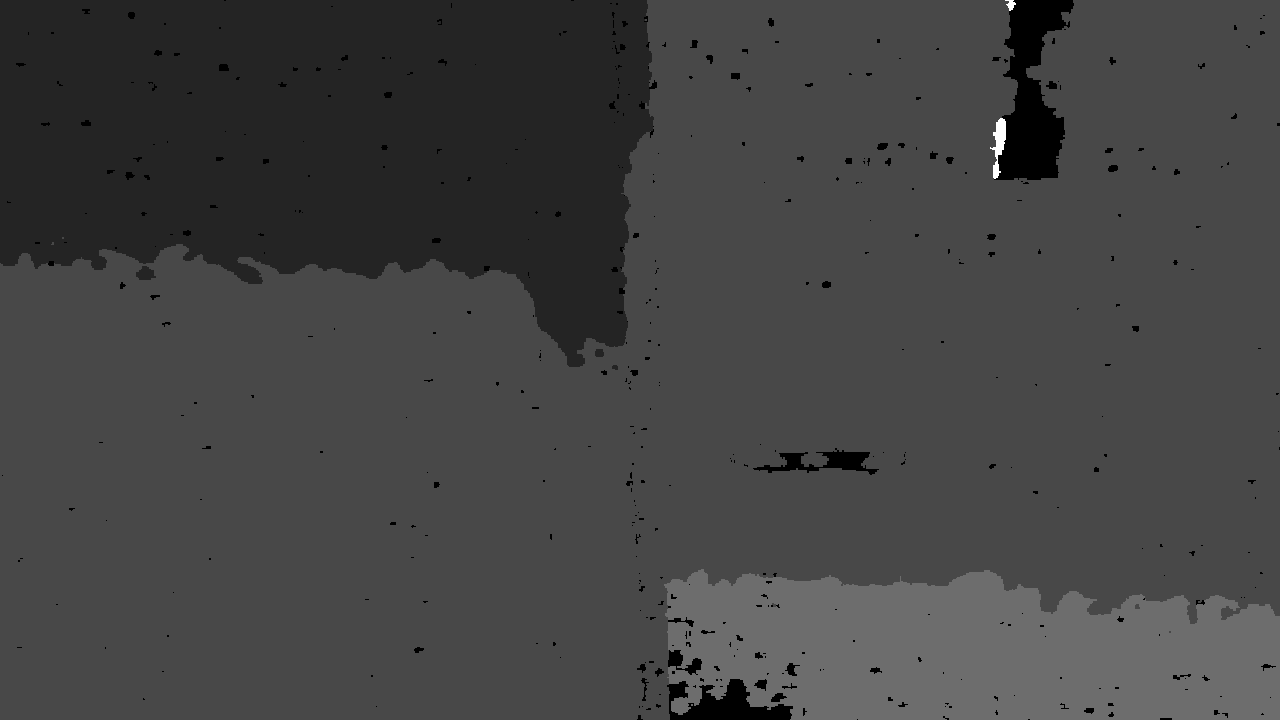
#> input picture open_door/data/trajectory_021/1/d.png, 1280 x 720 px, found by its file name
$ python vis_rgbd.py   (older library calls are emulated)
#> lines starting #> are read from the running program, lines starting #| are printed output that depends on the picture; after the words box and inside, x2 and y2 are one past the last pixel; in counts of white or black regions, pixels touching at a corner belong together
'''
Author: TX-Leo
Mail: tx.leo.wz@gmail.com
Date: 2024-06-14 17:43:42
Version: v1
File:
Brief:
'''
import cv2
import numpy as np
import matplotlib.pyplot as plt


def vis_rgbd(d_img_path, rgb_img_path=None, save_path="depth_visualization.png"):
    # Load the depth image
#> called with save_path = 'rgbd_visualization.png'
    depth_img = cv2.imread(d_img_path, cv2.IMREAD_UNCHANGED)
#> depth_img is the input picture: shape (720, 1280) uint16; min 0, max 1988, mean 601.8

    # Create a mask where zero-depth pixels are True (white)
    zero_depth_mask = depth_img == 0
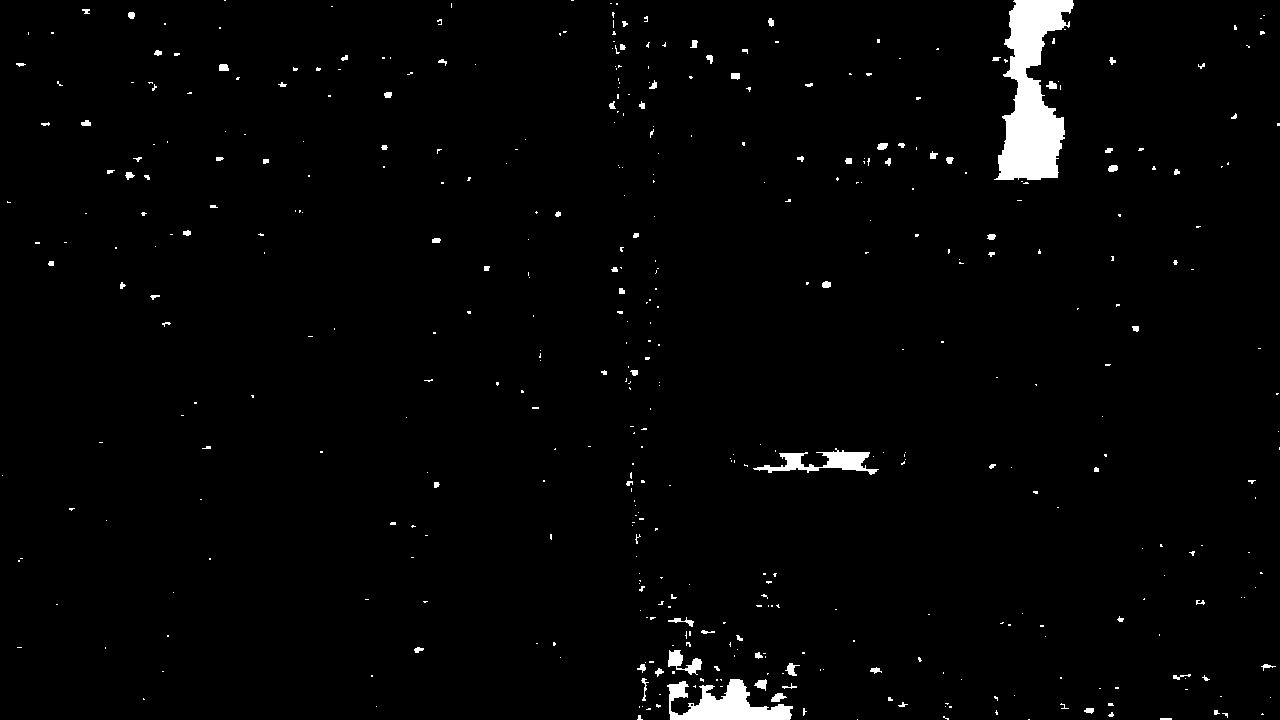
#> zero_depth_mask: shape (720, 1280) bool; 1.9% white; 453 white regions (360 under 20 px), largest, box (x1, y1, x2, y2) and area: (994, 0, 1074, 180) 7891, (667, 679, 793, 720) 2717, (753, 448, 879, 475) 1294

    # Create an empty image (initially black)
    visualized_depth = np.zeros_like(depth_img, dtype=np.uint8)

    # Set zero-depth pixels to white
    visualized_depth[zero_depth_mask] = 255

    # Optional: Blend with RGB image for better visualization
    if rgb_img_path is not None:
        rgb_img = cv2.imread(rgb_img_path)
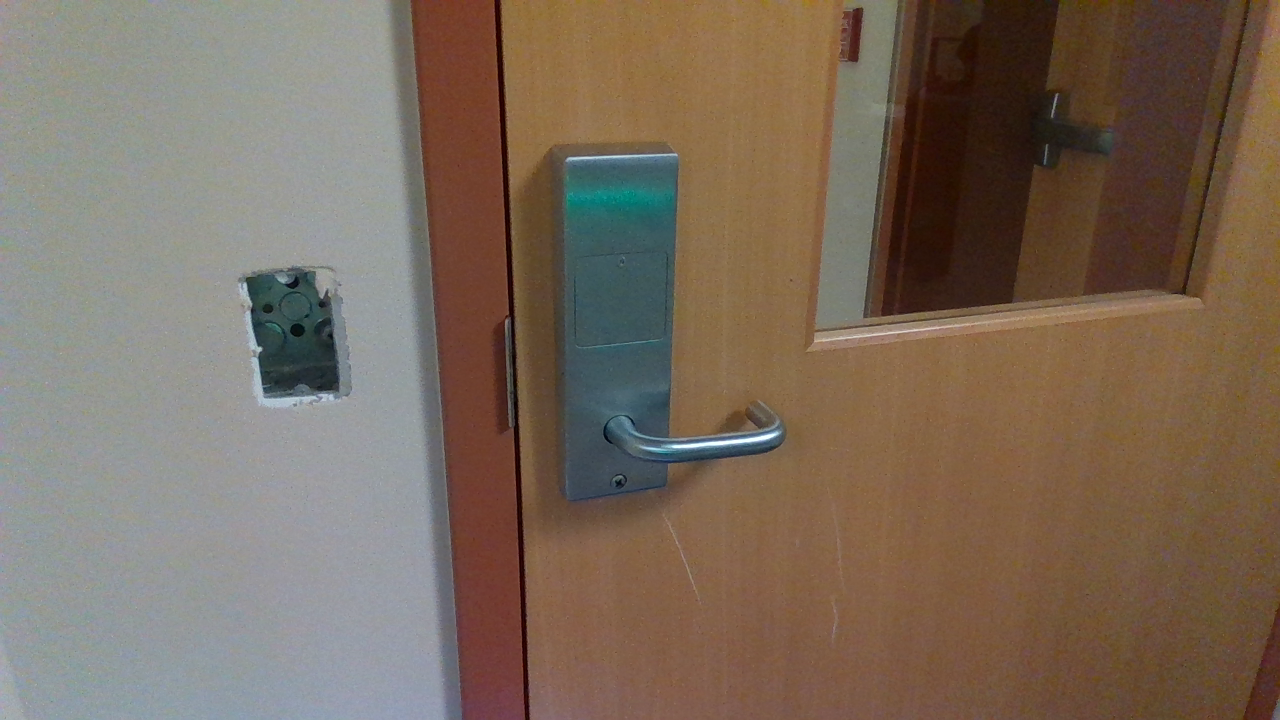
#> input picture open_door/trajectory/remote/rgb.png, 1280 x 720 px, found by its file name
#> rgb_img is the input picture: shape (720, 1280, 3); mean B, G, R 91.5, 106.4, 122.4
        # Resize RGB image to match depth image dimensions if needed
        if rgb_img.shape[:2] != depth_img.shape[:2]:
            rgb_img = cv2.resize(rgb_img, (depth_img.shape[1], depth_img.shape[0]))

        # ----> Convert depth image to 3 channels:
        visualized_depth = cv2.cvtColor(visualized_depth, cv2.COLOR_GRAY2BGR)

        # Blend images (adjust alpha for desired transparency)
        alpha = 0.5  # Example: 50% transparency
        visualized_depth = cv2.addWeighted(visualized_depth, alpha, rgb_img, 1 - alpha, 0)
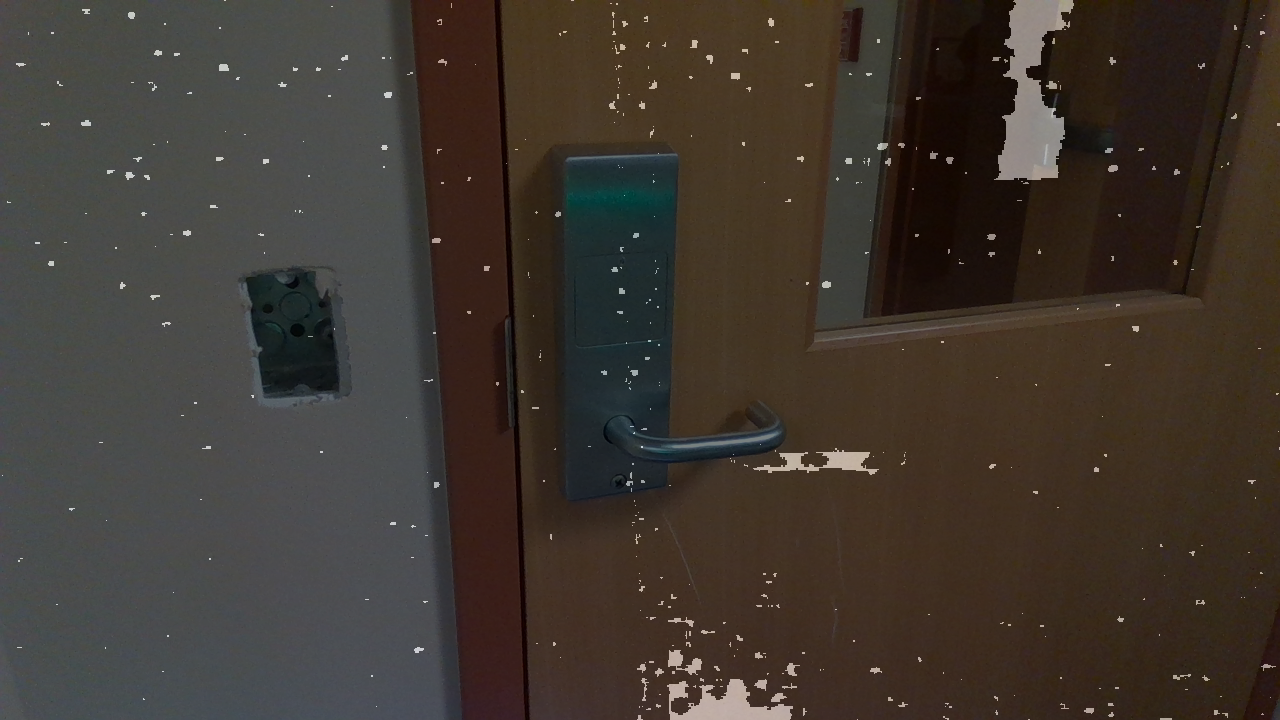
#> visualized_depth: shape (720, 1280, 3); mean B, G, R 48.2, 55.6, 63.6

    # Save the visualized depth image
    if save_path:
        cv2.imwrite(save_path, visualized_depth)
        print(f"Depth visualization saved to: {save_path}")


def vis_d(d_img_path,save_path,show=False):
    # Load the depth image
#> called with save_path = 'd_visualization.png', show = True
    depth_image = cv2.imread(d_img_path, cv2.IMREAD_ANYDEPTH)

    # Check if the image is loaded correctly
    if depth_image is None:
        print("Error: Could not load the depth image.")
        exit()

    # Normalize the depth image to 0-255 range for visualization
    output_displayable = cv2.normalize(depth_image, None, 255,0, cv2.NORM_MINMAX, cv2.CV_8U)
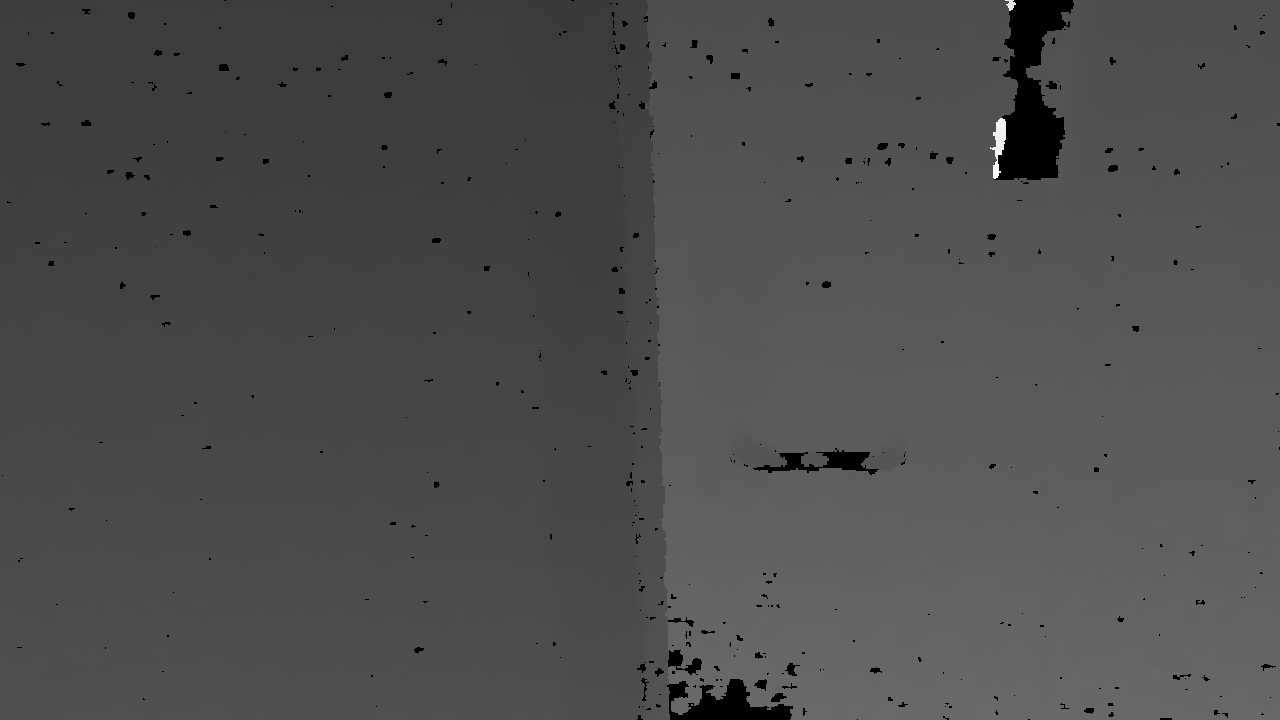
#> output_displayable: shape (720, 1280); min 0, max 255, mean 77.2
    output_displayable = cv2.cvtColor(output_displayable, cv2.COLOR_GRAY2BGR)
#> output_displayable: shape (720, 1280, 3)

    # Display the depth image using matplotlib
    plt.imshow(output_displayable)
    plt.title("Depth Image")
    plt.colorbar()
    if save_path:
        plt.savefig(save_path)  # Save the image
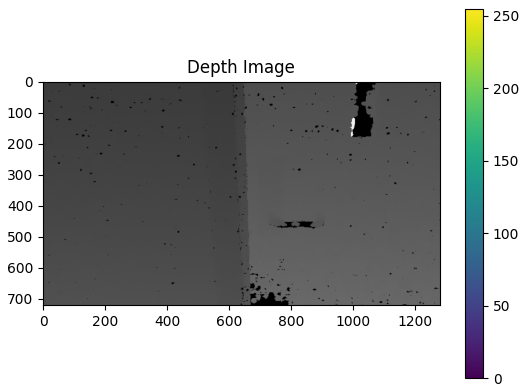
#> figure drawn by matplotlib, 2 panels
        print(f"Depth visualization saved to: {save_path}")
    if show:
        plt.show()

if __name__ == "__main__":
    d_img_path = r"E:\realman-robot-2\open_door\images\image14\d.png"
    rgb_img_path = r"E:\realman-robot-2\open_door\images\image14\rgb.png" # Optional
    save_path = 'rgbd_visualization.png'
    vis_rgbd(d_img_path, rgb_img_path, save_path)
    d_img_path = r"E:\realman-robot-2\open_door\images\image14\d.png"
    save_path = 'd_visualization.png'
    vis_d(d_img_path,save_path,show=True)
